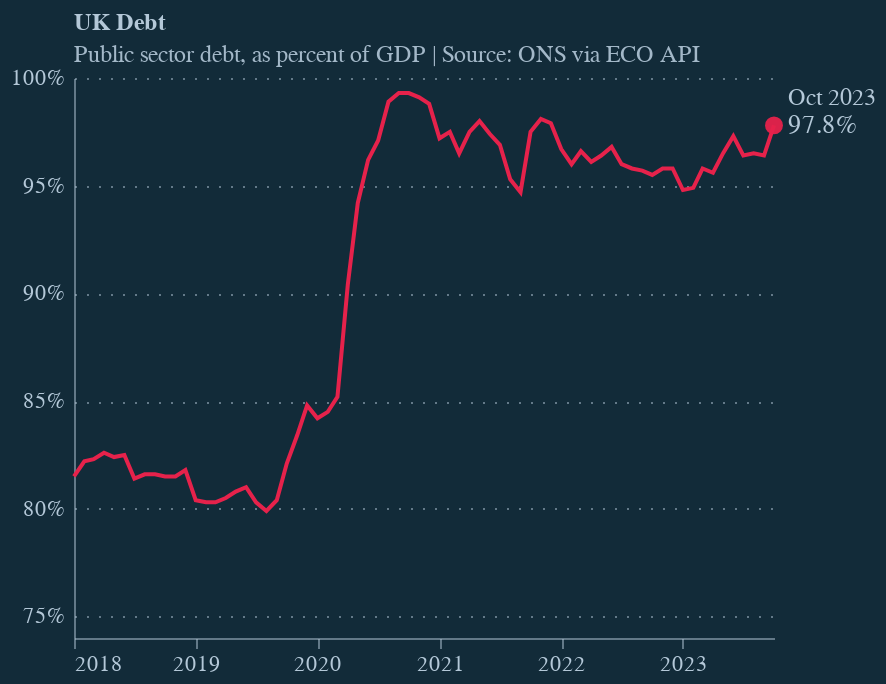

Write notebook code for a chart like this one.
### Markdown cell above
#### Chart 3. Debt % of GDP

### Code cell
# Refresh import of eco_styles
importlib.reload(styles)
styles.EcoStyles().register_and_enable_theme(dark_mode=True)

df_temp = df.copy()

title=alt.Title(
    text='UK Debt',
    subtitle=['Public sector debt, as percent of GDP | Source: ONS via ECO API'],
    dx=32
)

line = alt.Chart(df_temp, title=title).mark_line().encode(
    x=alt.X('date:T'),
    # use Label Expression to add percentage sign to axis
    y=alt.Y('debt:Q', scale=alt.Scale(zero=False, domain=[75, 100]), axis=alt.Axis(labelExpr="datum.value + '%'")),
).transform_filter(
    alt.datum.year >= 2018
)

# Add point and value for latest data
latest_data = df_temp[df_temp['date'] == df_temp['date'].max()].reset_index(drop=True)
latest_data['debt_fmt'] = latest_data['debt'].apply(lambda x: '{:.1%}'.format(x / 100))

point = alt.Chart(latest_data).mark_point().encode(
    x=alt.X('date:T'),
    y=alt.Y('debt:Q')
)

text_value = alt.Chart(latest_data).mark_text(fontSize=13).encode(
    x=alt.X('date:T'),
    y=alt.Y('debt:Q'),
    text=alt.Text('debt_fmt:N')
)

text_month = alt.Chart(latest_data).mark_text(
    fontSize=12,
    dy=-14,
).encode(
    x=alt.X('date:T'),
    y=alt.Y('debt:Q'),
    text=alt.Text('date:T', format='%b %Y')
)

chart = line + point + text_value + text_month

chart.display()

### Figure 1 — Vega-Lite specification as saved in the notebook (floating-point values rounded to 4 significant figures; data arrays with more than 128 entries replaced by an {"elided": "..."} marker saying what was removed)
{"config": {"background": "#122b39", "font": "Circular Std", "text": {"color": "#b4c8d8", "font": "Circular Std", "align": "left", "baseline": "middle", "dx": 7, "dy": 0, "fontSize": 11}, "view": {"stroke": null, "continuousWidth": 350, "continuousHeight": 280, "discreteWidth": 400, "discreteHeight": 300}, "bar": {"color": "#179fdb"}, "line": {"color": "#e6224b"}, "rule": {"color": "#b4c8d8"}, "point": {"filled": true, "size": 80, "color": "#e6224b", "opacity": 0.95}, "geoshape": {"stroke": "white", "strokeWidth": 0.3}, "axis": {"labelColor": "#b4c8d8", "labelFontSize": 11, "labelFont": "Circular Std", "tickColor": "#b4c8d8", "tickOpacity": 0.5, "domainColor": "#b4c8d8", "domainOpacity": 0.5, "gridColor": "#b4c8d8", "gridDash": [2, 2], "gridOpacity": 0.5, "title": null, "titleColor": "#b4c8d8"}, "axisXDiscrete": {"grid": false, "labelAngle": 0, "tickCount": 10, "tickOpacity": 0.5, "title": null}, "axisXTemporal": {"grid": false, "ticks": true}, "axisXQuantitative": {"grid": true}, "axisYQuantitative": {"gridColor": "#b4c8d8", "gridDash": [1, 5], "gridOpacity": 0.5, "ticks": false, "labelPadding": 5, "tickCount": 8}, "title": {"color": "#b4c8d8", "subtitleColor": "#b4c8d8E6", "font": "Circular Std", "subtitleFont": "Circular Std", "anchor": "start", "dx": 24, "fontSize": 12, "subtitleFontSize": 12, "subtitlePadding": 4, "offset": -1}, "legend": {"titleColor": "#b4c8d8", "labelColor": "#b4c8d8"}}, "layer": [{"data": {"name": "data-60bd054c2b2a1f52635fc4e496961a4a"}, "mark": {"type": "line"}, "encoding": {"x": {"field": "date", "type": "temporal"}, "y": {"axis": {"labelExpr": "datum.value + '%'"}, "field": "debt", "scale": {"domain": [75, 100], "zero": false}, "type": "quantitative"}}, "title": {"text": "UK Debt", "dx": 32, "subtitle": ["Public sector debt, as percent of GDP | Source: ONS via ECO API"]}, "transform": [{"filter": "(datum.year >= 2018)"}]}, {"data": {"name": "data-9ba4a35245ac8762cc2d1f5bcac9dad4"}, "mark": {"type": "point"}, "encoding": {"x": {"field": "date", "type": "temporal"}, "y": {"field": "debt", "type": "quantitative"}}}, {"data": {"name": "data-9ba4a35245ac8762cc2d1f5bcac9dad4"}, "mark": {"type": "text", "fontSize": 13}, "encoding": {"text": {"field": "debt_fmt", "type": "nominal"}, "x": {"field": "date", "type": "temporal"}, "y": {"field": "debt", "type": "quantitative"}}}, {"data": {"name": "data-9ba4a35245ac8762cc2d1f5bcac9dad4"}, "mark": {"type": "text", "dy": -14, "fontSize": 12}, "encoding": {"text": {"field": "date", "format": "%b %Y", "type": "temporal"}, "x": {"field": "date", "type": "temporal"}, "y": {"field": "debt", "type": "quantitative"}}}], "$schema": "https://vega.github.io/schema/vega-lite/v5.8.0.json", "datasets": {"data-60bd054c2b2a1f52635fc4e496961a4a": {"elided": "315 records"}, "data-9ba4a35245ac8762cc2d1f5bcac9dad4": [{"date": "2023-10-01T00:00:00", "year": 2023, "borrowing": 14900.0, "debt": 97.8, "borrowing_3m": 13540.0, "debt_fmt": "97.8%"}]}}
